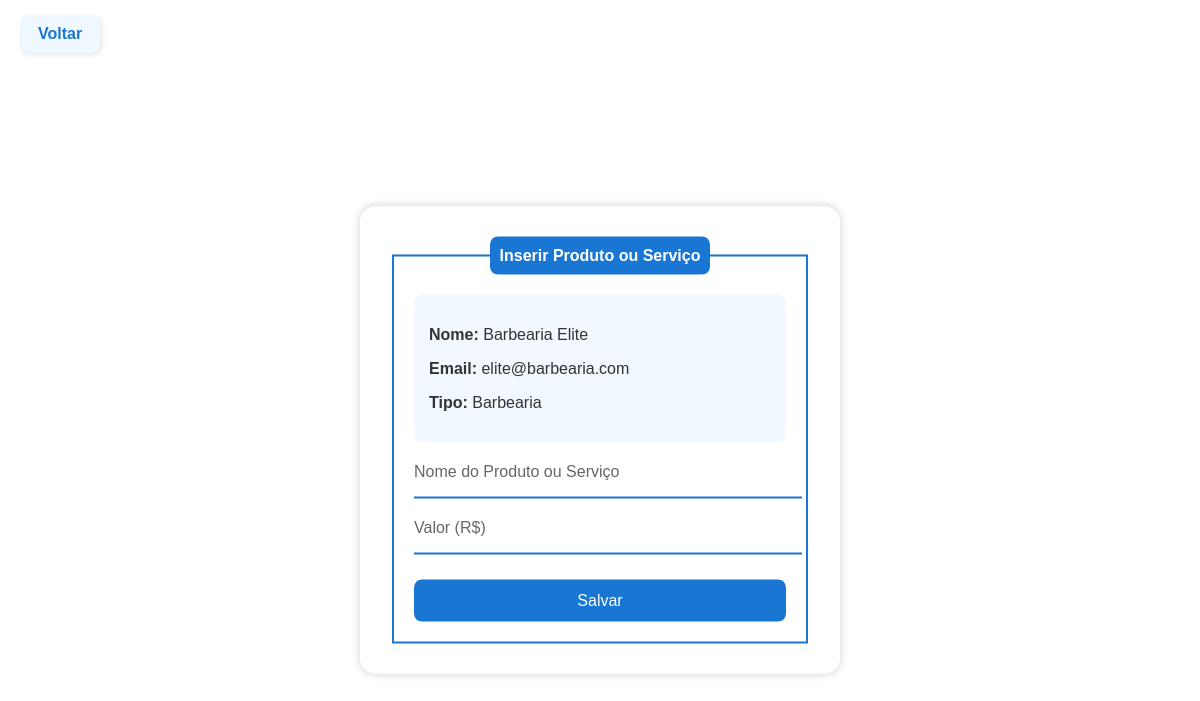
The app's page /projeto_integrador_1/inserir_produto_servico.php (signed in) with its own data.
### tables this page shows
CREATE TABLE `prestadores` (
  `id` int(11) NOT NULL,
  `nome_razao_social` varchar(100) DEFAULT NULL,
  `tipo_servico` varchar(50) DEFAULT NULL,
  `descricao` text DEFAULT NULL,
  `telefone` varchar(20) DEFAULT NULL,
  `email` varchar(100) DEFAULT NULL,
  `disponibilidade` varchar(100) DEFAULT NULL,
  `referencias` text DEFAULT NULL,
  `senha` varchar(255) NOT NULL
);

### projeto_integrador_1/inserir_produto_servico.php (the view, shortened to what this page needs)
<?php
require 'config.php';
$prestador_id = $_SESSION['id'];
$query = $conn->prepare("SELECT nome_razao_social, email, tipo_servico FROM prestadores WHERE id = ?");
$query->bind_param("i", $prestador_id);
$query->execute();
$result = $query->get_result();
$prestador = $result->fetch_assoc();
?>
<!DOCTYPE html>
<html lang="pt-br">
<head>
</head>
<body>
<a href="sistema.php">Voltar</a>
<div class="box">
    <form method="POST">
        <fieldset>
            <legend>Inserir Produto ou Serviço</legend>
            <div class="info">
                <p><strong>Nome:</strong> <?= htmlspecialchars($prestador['nome_razao_social']) ?></p>
                <p><strong>Email:</strong> <?= htmlspecialchars($prestador['email']) ?></p>
                <p><strong>Tipo:</strong> <?= htmlspecialchars($prestador['tipo_servico']) ?></p>
            </div>
            <div class="inputBox">
                <input type="text" name="produto_servico" class="inputUser" required>
                <label class="labelinput">Nome do Produto ou Serviço</label>
            </div>
            <div class="inputBox">
                <input type="text" name="valor" class="inputUser" required>
                <label class="labelinput">Valor (R$)</label>
            </div>
            <input type="submit" name="submit" id="submit" value="Salvar">
        </fieldset>
    </form>
</div>
</body>
</html>

### projeto_integrador_1/inserir_produto_servico.php (style rules this page uses)
body { font-family: Arial, sans-serif; background: linear-gradient(to bottom, #e3f2fd, #90caf9); margin: 0; padding: 0; }
a { position: absolute; top: 15px; left: 20px; background-color: #f0f8ff; padding: 10px 18px; text-decoration: none; font-weight: bold; border-radius: 8px; color: #1976d2; box-shadow: 2px 2px 5px rgba(0,0,0,0.1); }
.box { position: absolute; top: 55%; left: 50%; transform: translate(-50%, -50%); background-color: #ffffffd9; padding: 30px; border-radius: 15px; width: 35%; box-shadow: 0 0 10px rgba(0,0,0,0.2); }
fieldset { border: 2px solid #1976d2; padding: 20px; }
legend { background-color: #1976d2; color: white; padding: 10px; border-radius: 8px; font-weight: bold; text-align: center; }
.inputBox { margin-top: 20px; position: relative; }
.inputUser { width: 100%; padding: 8px; border: none; border-bottom: 2px solid #1976d2; background: none; font-size: 16px; color: #000; }
.labelinput { position: absolute; top: 0; left: 0; color: #666; pointer-events: none; transition: 0.3s ease; }
#submit { width: 100%; padding: 12px; background-color: #1976d2; color: white; border: none; border-radius: 8px; font-size: 16px; margin-top: 25px; cursor: pointer; }
.info { background-color: #f1f8ff; padding: 15px; border-radius: 8px; margin-bottom: 20px; color: #333; }

### records on screen
prestadores: nome_razao_social "Barbearia Elite", email "elite@barbearia.com", tipo_servico "Barbearia"
